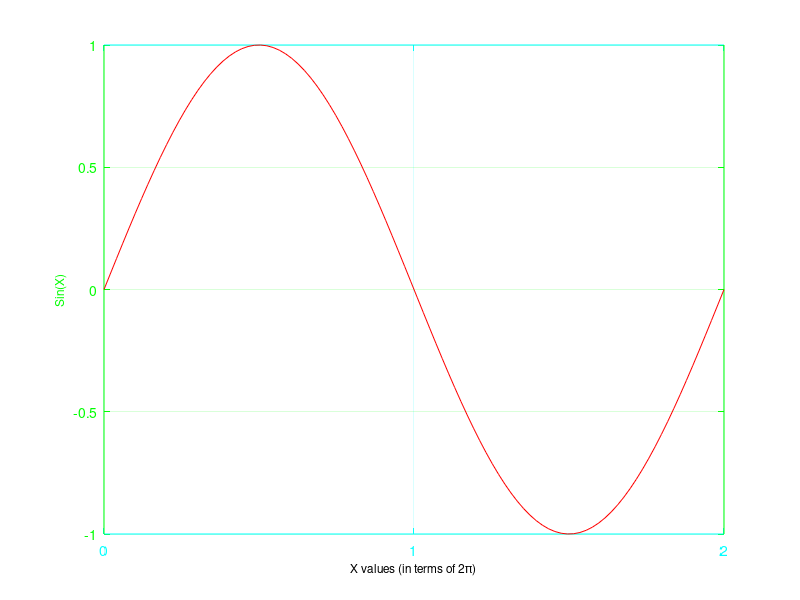

Source code (MATLAB): (Note: this script raises an error after producing the figure.)
x = linspace(0, 2*pi, 100);
y = sin(x);

figure;
plot(x, y, 'r');

xlim([0, 2*pi]);

set(gca, 'xtick', [0 pi 2*pi], 'xticklabel', {'0', '1', '2'});

set(gca, 'ytick', -1:0.5:1);

grid on;

set(gca, 'xcolor', 'cyan', 'ycolor', 'green', 'color', 'black');

set(gcf, 'color', [.3 .3 .3]);

title('\fontsize{14}\bf\color{white}One sine wave from 0 to 2\pi');

xlabel('\fontsize{12}\color{cyan}X values (in terms of 2\pi)');
ylabel('\fontsize{12}\color{green}Sin(X)');

editmenu(gcf, 'CopyOptions', 'figure background color', 'UseFigureColor');
